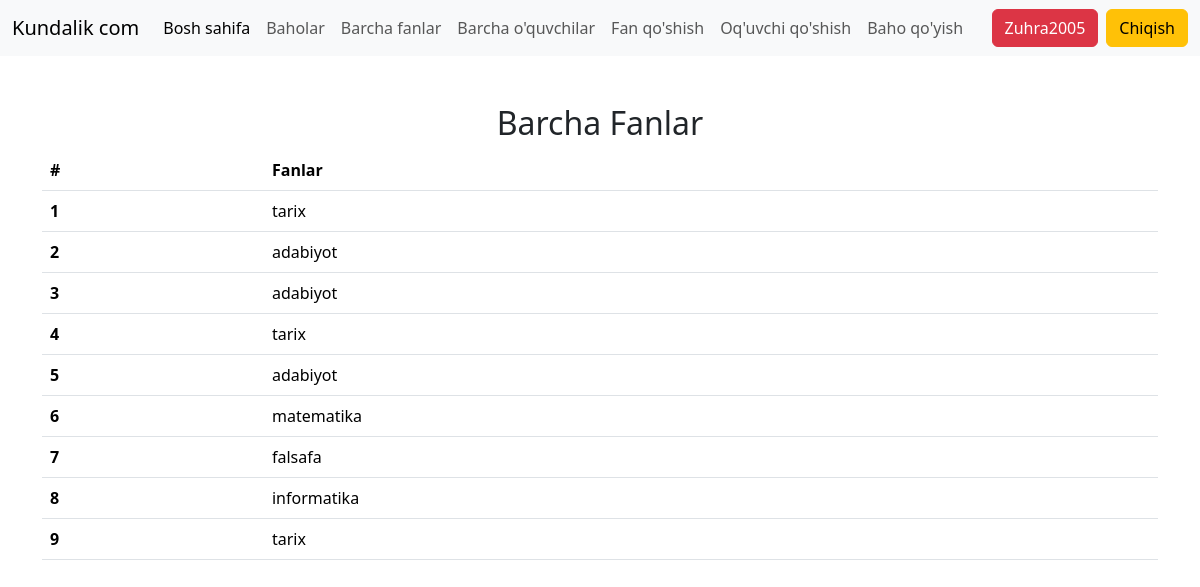
Page /fanlar/ (signed in) on the committed database.
### baholar/models.py (models this page shows, shortened)
class Grade(models.Model):
    student=models.ForeignKey(Student, on_delete=models.CASCADE, related_name="grades")
    subject=models.ForeignKey(Subject,on_delete=models.CASCADE)
    grade=models.IntegerField()
    created_at=models.DateTimeField(auto_now_add=True)

class Subject(models.Model):
    name=models.CharField(max_length=100, null=False,blank=False)

### baholar/views.py (the view)
# urls.py: path('fanlar/', fanlar_page, name='fan_add' ),
def fanlar_page(request):
    students=Grade.objects.all()
    context={
        'students':students
    }
    return render(request,"fan.html",context)

### templates/fan.html (shortened to what this page needs)
{% extends 'base.html' %}
{% block content %}
        <div class="container">
            <div class="row">
                <div class="mt-4">
                  <h2 class="text-center">Barcha Fanlar </h2>
                    <table class="table">
                      <thead>
                        <tr>
                          <th scope="col">#</th>
                          <th scope="col">Fanlar</th>
                        </tr>
                      </thead>
                      <tbody>
                      {% for  student in students %}
                        <tr>
                          <th scope="row">{{ student.id}}</th>
                           <td>{{ student.subject.name }}</td>
                        </tr>
                      {% endfor %}
                      </tbody>
                    </table>
                </div>
            </div>
        </div>
{% endblock content %}

### templates/base.html (shortened to what this page needs)
<!doctype html>
<html lang="en">
  <head>
    <link href="https://cdn.jsdelivr.net/npm/bootstrap@5.3.3/dist/css/bootstrap.min.css" rel="stylesheet">
  </head>
  <body>
        <nav class="navbar navbar-expand-lg bg-body-tertiary">
  <div class="container-fluid">
    <a class="navbar-brand" href="#">Kundalik com</a>
    <div class="collapse navbar-collapse" id="navbarSupportedContent">
      <ul class="navbar-nav me-auto mb-2 mb-lg-0">
        <li class="nav-item">
          <a class="nav-link active" aria-current="page" href="{% url 'bosh_sahifa'%}">Bosh sahifa</a>
        </li>
        <li class="nav-item">
          <a class="nav-link" href="#">Baholar</a>
        </li>
        <li class="nav-item">
          <a class="nav-link" href="{% url 'fan_add'%}">Barcha fanlar</a>
        </li>
        <li class="nav-item">
          <a class="nav-link" href="{% url 'oquvchilar_add' %}">Barcha o'quvchilar</a>
        </li>
        <li class="nav-item">
          <a class="nav-link" href="{% url 'fan_qosh' %}">Fan qo'shish</a>
        </li>
        <li class="nav-item">
          <a class="nav-link" href="{% url 'qoshish' %}">Oq'uvchi qo'shish</a>
        </li>
        <li class="nav-item">
          <a class="nav-link" href="{% url 'b_q' %}">Baho qo'yish</a>
        </li>
      </ul>
      {% if request.user.is_authenticated %}
      <a class="btn btn-danger me-2" href="#">{{ request.user.username }}</a>
      <a class="btn btn-warning" href="{% url 'logout' %}">Chiqish</a>
      {% else %}
      <a class="btn btn-primary me-2" href="{% url 'royxatdan_otish' %}"> Ro`yxatdan o`tish</a>
      <a class="btn btn-danger" href="{% url 'login' %}"> kirish </a>
      {% endif %}
      </div>
    </div>
</nav>
    {% block content %}
    {% endblock content %}
  </body>
</html>

### rows in the picture
Grade: id "1", subject.name "tarix"
Grade: id "2", subject.name "adabiyot"
Grade: id "3", subject.name "adabiyot"
Grade: id "4", subject.name "tarix"
Grade: id "5", subject.name "adabiyot"
Grade: id "6", subject.name "matematika"
Grade: id "7", subject.name "falsafa"
Grade: id "8", subject.name "informatika"
Grade: id "9", subject.name "tarix"

### other values in the picture
{{ request.user.username }} "Zuhra2005"
